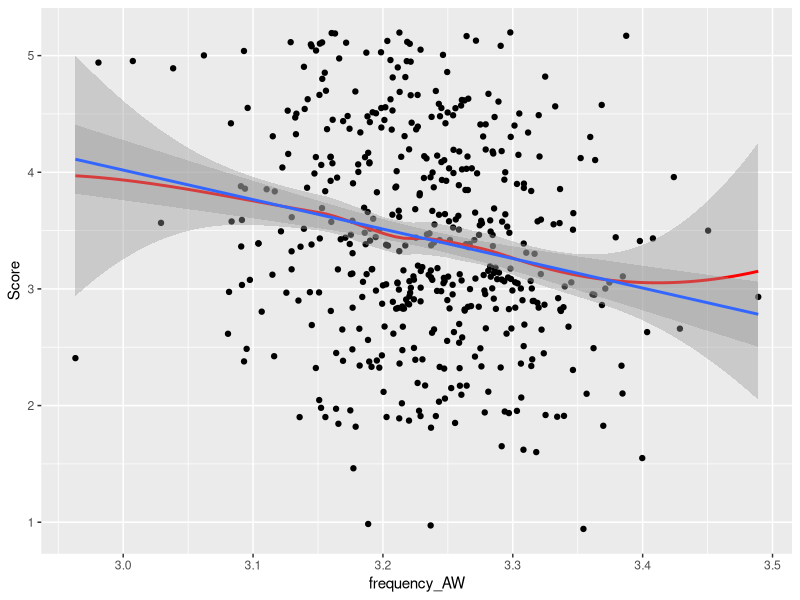
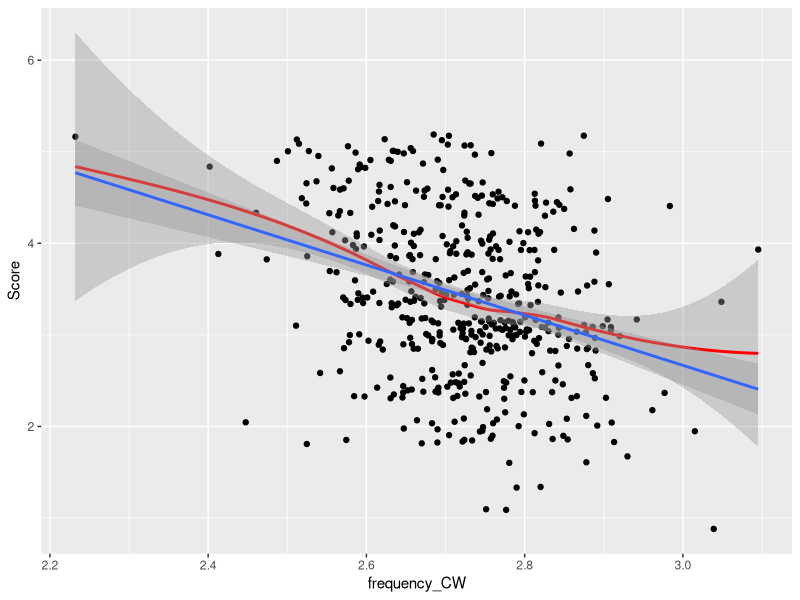
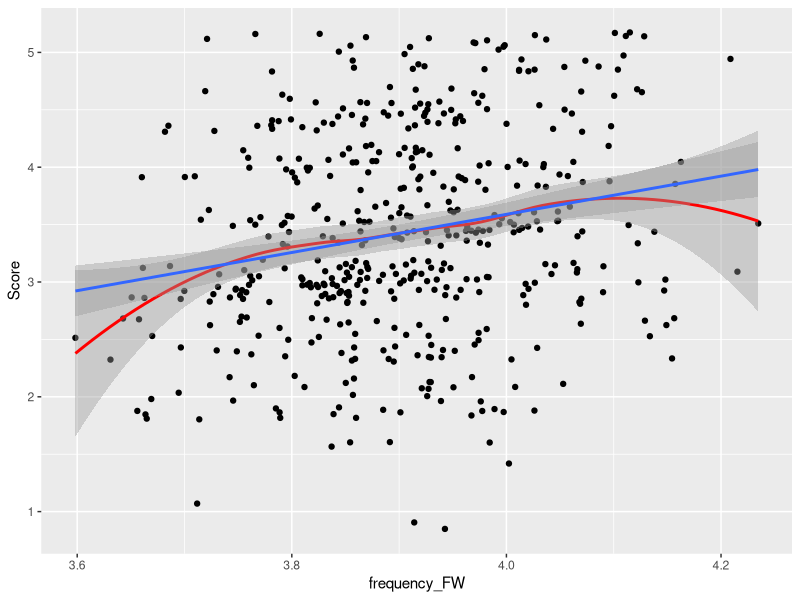
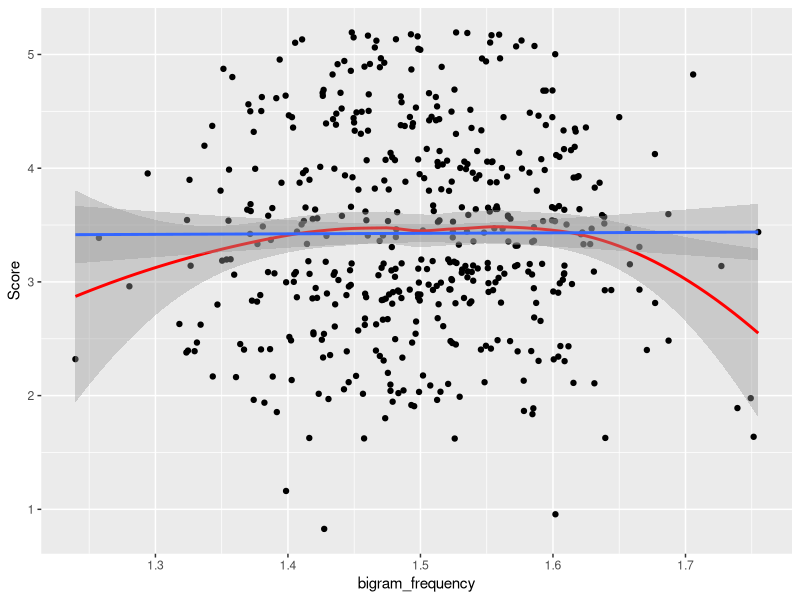
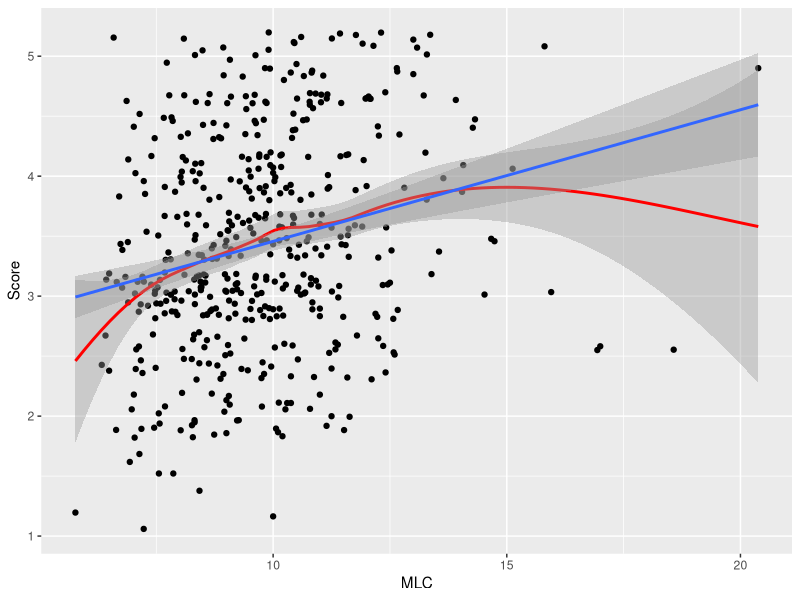
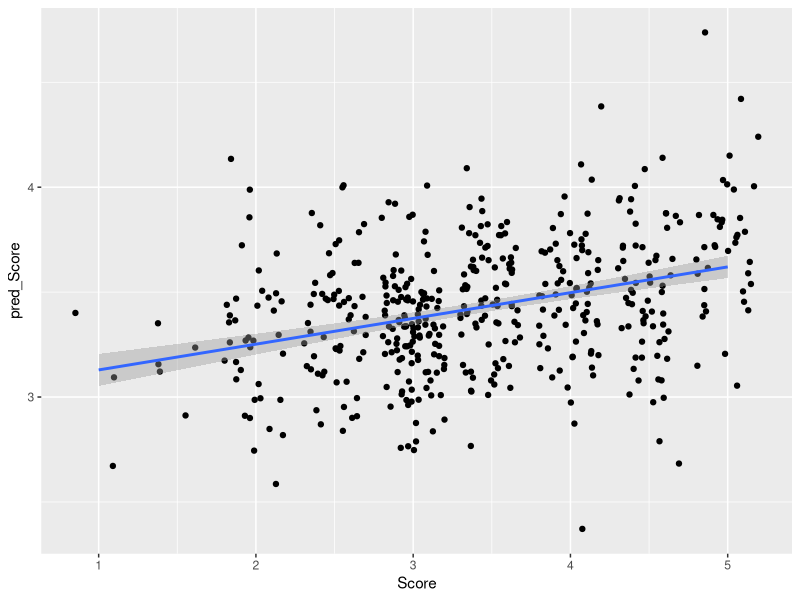

The R script that drew these images, in order: (Note: this script raises an error after producing the figures.)
## ---- chunk 1
knitr::opts_chunk$set(echo = TRUE,message = FALSE,warning = FALSE)
## ---- chunk 2
mr_data <- read.csv("data/multiple_regression_sample.csv", header = TRUE)
summary(mr_data)
## ---- chunk 3
library(ggplot2)
ggplot(mr_data, aes(x = frequency_AW , y=Score )) +
  geom_jitter() + 
  geom_smooth(method = "loess",color = "red") + #this is a line of best fit based on a moving average
  geom_smooth(method = "lm") #this is a line of best fit based on the enture dataset
## ---- chunk 4
ggplot(mr_data, aes(x = frequency_CW , y=Score )) +
  geom_jitter() + 
  geom_smooth(method = "loess",color = "red") + #this is a line of best fit based on a moving average
  geom_smooth(method = "lm") #this is a line of best fit based on the enture dataset
## ---- chunk 5
ggplot(mr_data, aes(x = frequency_FW , y=Score )) +
  geom_jitter() + 
  geom_smooth(method = "loess",color = "red") + #this is a line of best fit based on a moving average
  geom_smooth(method = "lm") #this is a line of best fit based on the enture dataset
## ---- chunk 6
ggplot(mr_data, aes(x = bigram_frequency , y=Score )) +
  geom_jitter() + 
  geom_smooth(method = "loess",color = "red") + #this is a line of best fit based on a moving average
  geom_smooth(method = "lm") #this is a line of best fit based on the enture dataset
## ---- chunk 7
ggplot(mr_data, aes(x = MLC , y=Score )) +
  geom_jitter() + 
  geom_smooth(method = "loess",color = "red") + #this is a line of best fit based on a moving average
  geom_smooth(method = "lm") #this is a line of best fit based on the enture dataset
## ---- chunk 8
cor(mr_data)
## ---- chunk 9
#define model2 as a regression model using frequency_CW, MLC, and frequency_FW to predict nwords
model1 <- lm(Score ~ frequency_CW + MLC + frequency_FW, data = mr_data)
summary(model1)
## ---- chunk 10
#define model2 as a regression model using frequency_CW, MLC, and frequency_FW to predict nwords
model2 <- lm(Score ~ frequency_CW + frequency_FW, data = mr_data)
summary(model2)
## ---- chunk 11
#To add a column to our dataframe, we just define it
mr_data$pred_Score <- predict(model2)
#We can use summary() to make sure it worked correctly
summary(mr_data)
## ---- chunk 12
library(ggplot2)
ggplot(mr_data, aes(y=pred_Score, x = Score)) +
  geom_jitter() +
  geom_smooth(method="lm")
## ---- chunk 13
library(car)
qqPlot(model2)
## ---- chunk 14
library(MASS)
stepwise_model <- stepAIC(model1, direction="both")
summary(stepwise_model)
## ---- chunk 15
library(caret)
set.seed(1) #do this to ensure reproducibility - otherwise you will get slightly different results each time
#create random sample based on Score values, training set will be 67% of data
trainIndex = createDataPartition(mr_data$Score, p = .67, list = FALSE, times = 1)
#define training data
mr_dataTrain <- mr_data[trainIndex,]
#define test data
mr_dataTest <- mr_data[-trainIndex,]
#create model using test data:
train_model <- lm(Score ~ frequency_CW + frequency_FW, data = mr_dataTrain)
#get training set results
summary(train_model)
## ---- chunk 16
#predict scores in test data and save results as the variable "test_pred"
mr_dataTest$test_pred <- predict(train_model,mr_dataTest)
#determine the relationship between the actual and predicted scores in the test data
cor.test(mr_dataTest$Score,mr_dataTest$test_pred)
#get R-squared value
cor(mr_dataTest$Score,mr_dataTest$test_pred)^2
## ---- chunk 17
library(caret)
set.seed(1) #do this to ensure reproducibility - otherwise you will get slightly different results each time
#create cross-validation parameters
TenFoldCV <- trainControl(method = "repeatedcv", number = 10,repeats = 10)
#assign formula from stepwise model (this was the model defined earlier)
step_mod<-formula(stepwise_model)
#create cross-validated model
mTenFold<-train(step_mod,data=mr_data,method='lm',trControl=TenFoldCV)
#get results
mTenFold$results
